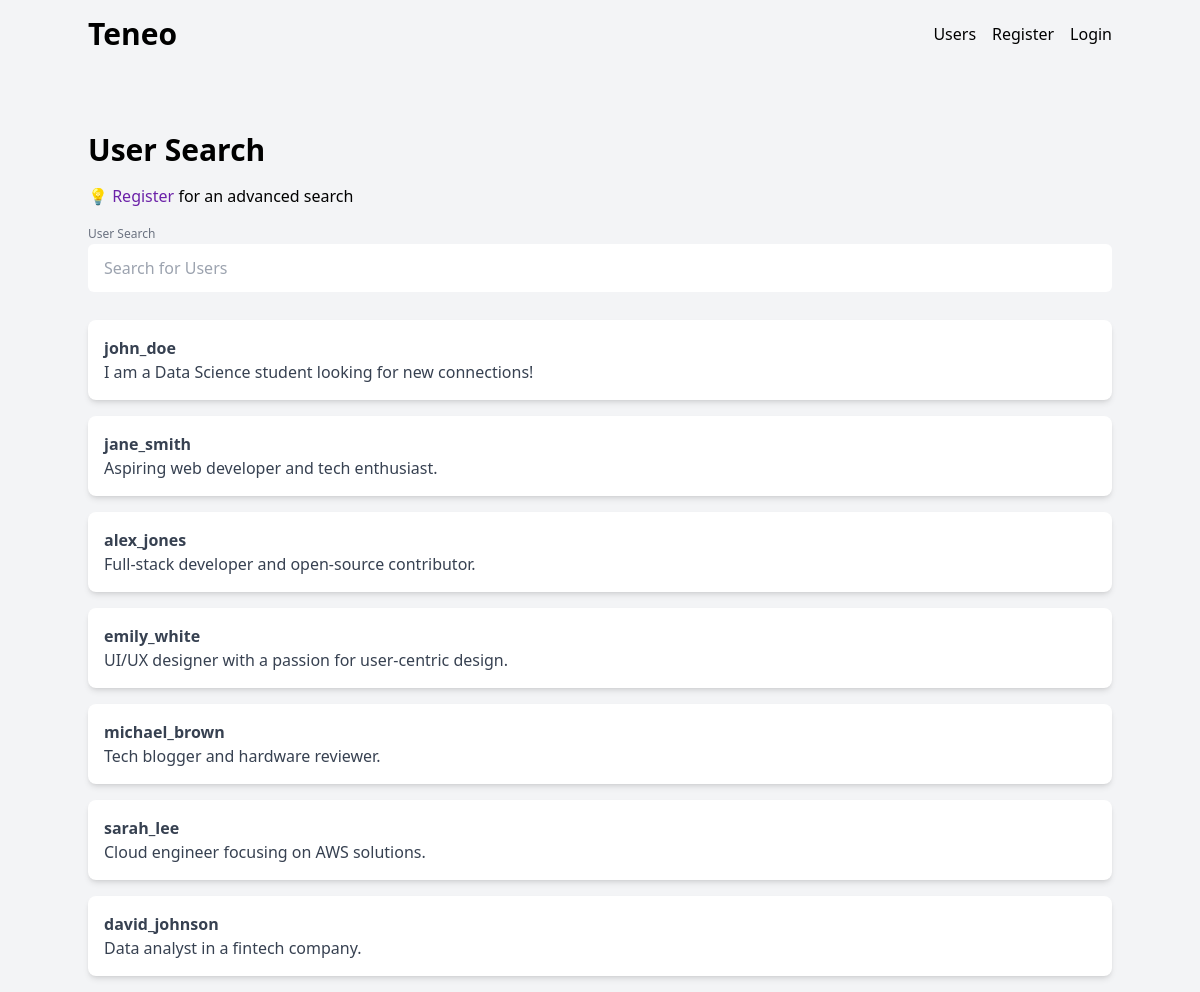
The app's page /users/, older data.
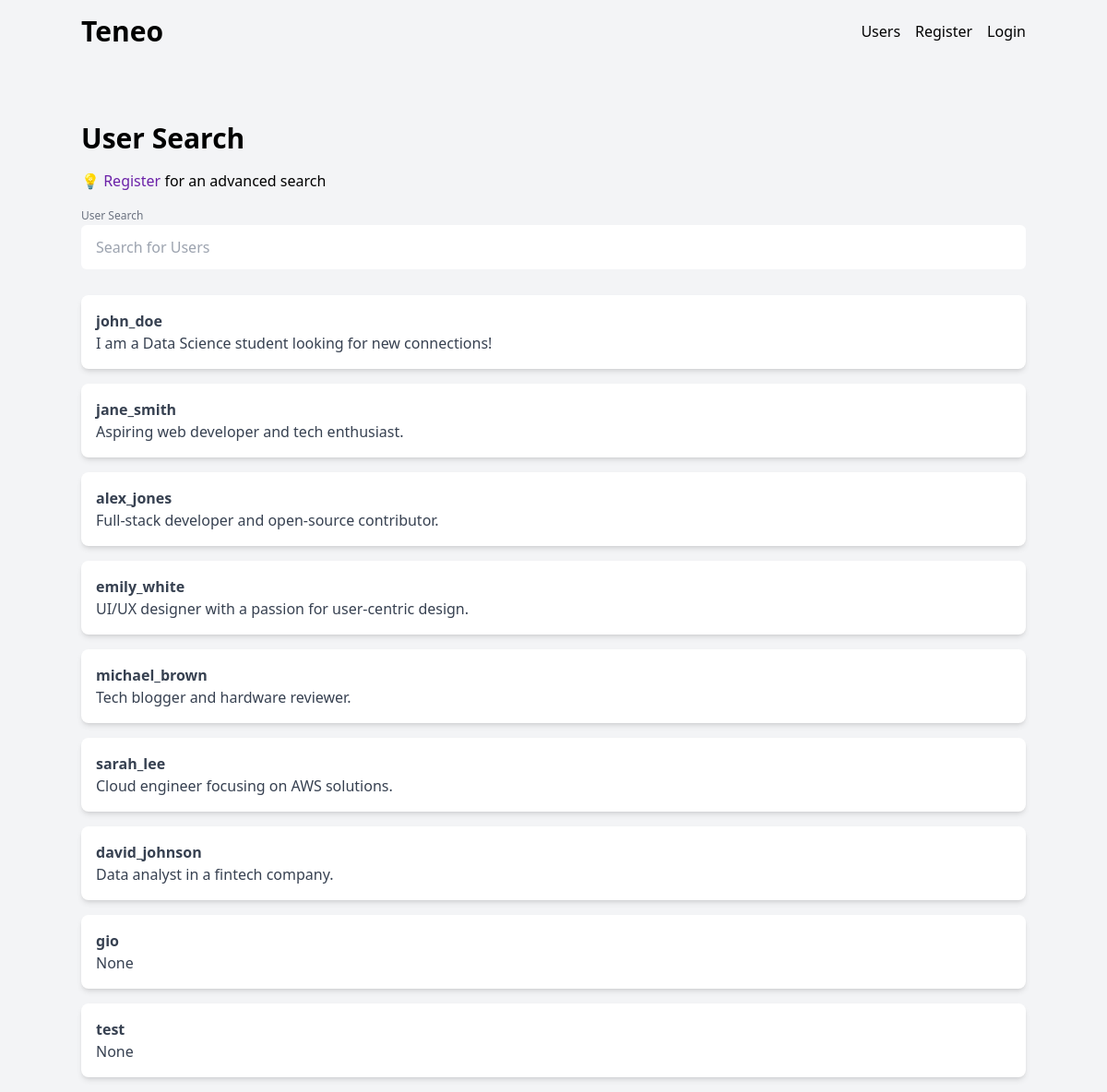
The same page, newer data.
### app/models.py (models this page shows)
class User(Base):
    __tablename__ = 'users'
    id = Column(Integer, primary_key=True, index=True)
    username = Column(String, unique=True, index=True)
    avatar_url = Column(String)
    bio = Column(Text)
    email = Column(String, unique=True, index=True)
    hashed_password = Column(String)

### app/api/users.py (the view)
@router.get("/users/")
async def get_users(request: Request, db: Session = Depends(get_db)):
    all_users = db.query(models.User).all()
    print(all_users)
    context = {"request": request, "users": all_users}
    return templates.TemplateResponse("users.html", context)

### app/templates/users.html (shortened to what this page needs)
{% extends 'base.html' %}
{% block content %}
<main class="container mx-auto mt-8">
    <h1 class="text-3xl font-semibold mb-4">User Search</h1>
    <p class="mb-3">💡 <a class="text-purple-800" href="/register">Register</a> for an advanced search</p>
    <form class="mb-4" action="/users">
        <label class="text-xs text-gray-500" for="user_search">User Search</label>
        <input id="user_search" name="user_search" type="search" class="w-full mb-3 px-4 py-3 text-gray-800 rounded-md focus:outline-none"
                    placeholder="Search for Users">
    </form>
    <ul>
        {% for user in users %}
        <li class="mb-4">
            <div class="bg-white rounded-lg p-4 shadow-md">
                <strong class="text-gray-700">{{ user.username }}</strong>
                <p class="text-gray-700">{{ user.bio }}</p>
            </div>
        </li>
        {% endfor %}
    </ul>
</main>
{% endblock %}

### app/templates/base.html (shortened to what this page needs)
<!DOCTYPE html>
<html lang="en">
<head>
    <link href="{{ url_for('static', path='/css/output.css?v=1.7') }}" rel="stylesheet">
</head>
<body class="bg-gray-100 font-sans">
    <header class="p-4 mb-16">
        <nav class="container mx-auto flex items-center justify-between">
            <h1><a href="/" class="text-3xl font-semibold">Teneo</a></h1>
            <ul class="flex space-x-4">
                <li><a href="/users" class="hover:text-purple-700">Users</a></li>
                <li><a href="/register" class="hover:text-purple-700">Register</a></li>
                <li><a href="/login" class="hover:text-purple-700">Login</a></li>
            </ul>
        </nav>
    </header>
    {% block content %}{% endblock %}
</body>
</html>

Row changes from the older to the newer data that the page shows:
added User: username "gio", bio "None"
added User: username "test", bio "None"
